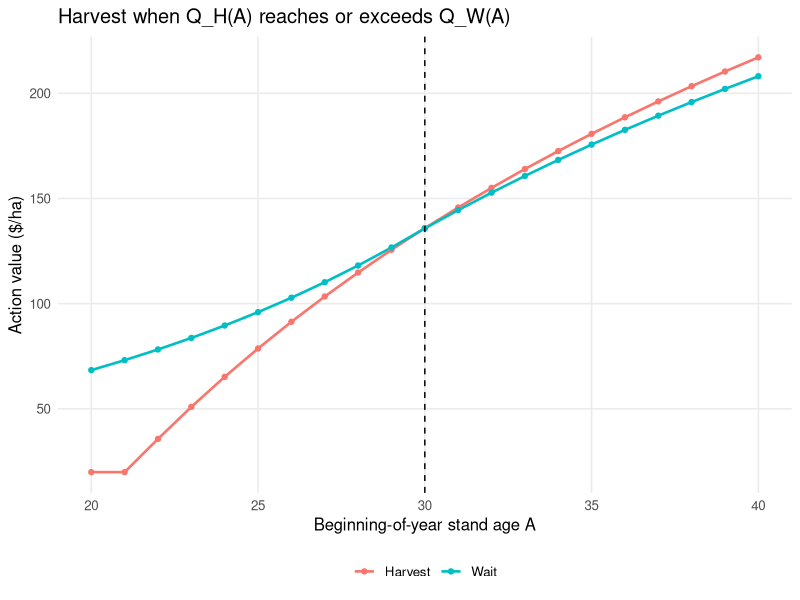
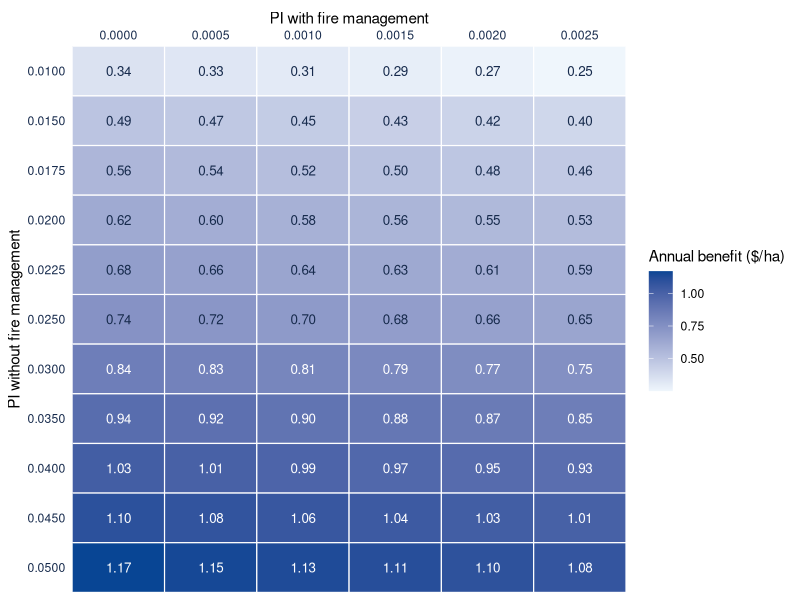
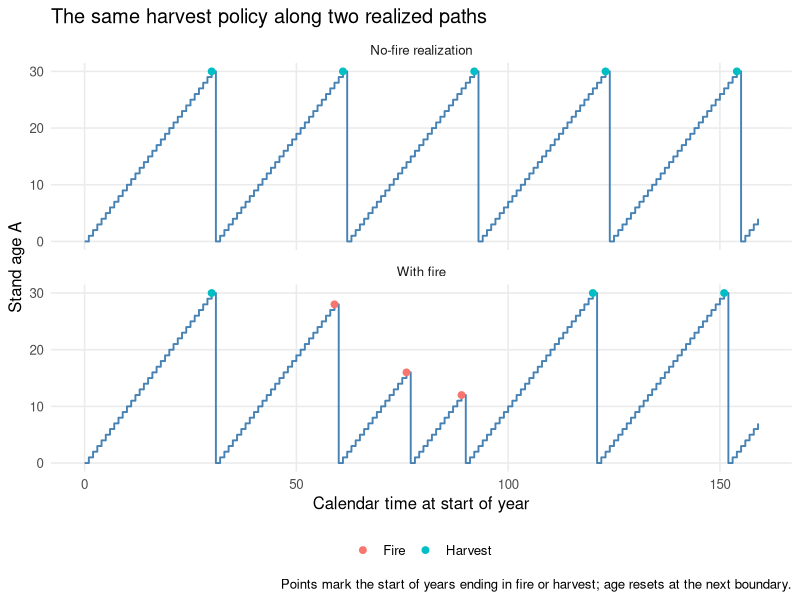
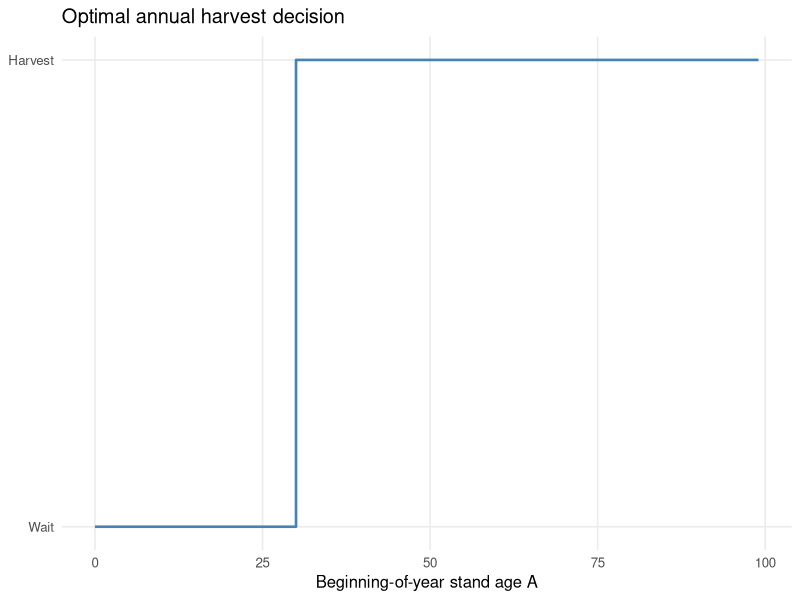
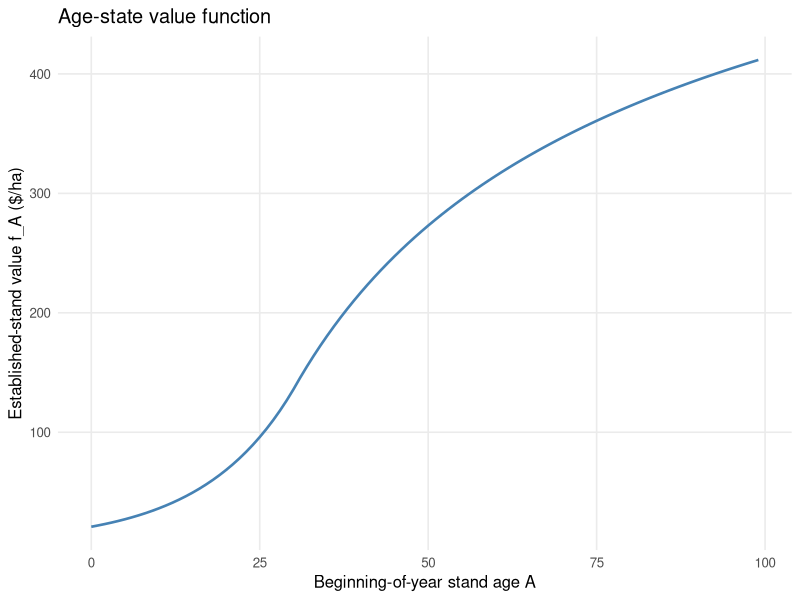

R code for these plots, in order:
# Martell (1980): stand age as the state, harvest or wait as the decision
# AREC 615. Run the numbered sections interactively in RStudio.
# Companion notes: martell.qmd. Requires ggplot2; numerical work uses base R.
# From the repository root: Rscript modules/dynamic_programming/martell_model_lab_state_age.R
# No downloads or working-directory changes are needed.
# Martell's notation: i is a PERCENT (5, not .05), alpha is the discount factor,
# PI[j]: conditional probability a stand grown for j-1 years ignites and burns
# during growing year j, with no harvesting; PIH[j]: the same with harvesting.
# P[j]: probability the stand survives years 1,...,j-1 and burns in year j.
# R[j]: net revenue received at year-end if harvested and not burned in year j.
# S[j]: net revenue received at year-end if burned and salvaged in year j.
# f: soil expectation value, the expected present value of all future stands,
# starting with bare land, under an optimal rotation policy over an infinite horizon.
# k: planned rotation interval (years); harvest occurs during growing year k.
# All money is dollars per hectare unless otherwise noted.

library(ggplot2)
make_plots <- interactive()

# 1. Martell's simplified jack pine example (p. 32) ------------------------
i <- 5
alpha <- 1 / (1 + i / 100)
N <- 100                       # maximum allowable rotation (years); within yield-curve range
j <- seq_len(N)                 # growing year, starting at 1
A <- 0:(N - 1)                  # completed age at START of that year: A = j - 1
v <- 2                         # net return per cubic metre of wood ($/m^3)
C <- 0                         # cost of planting the stand, paid at each cycle's start
PI <- 0.025                    # baseline: one of Martell's Table 1 scenarios
PIH <- PI                      # same risk during a harvest year
S <- rep(0, N)                  # S[j] = net revenue if burned and salvaged during year j

# GMV: gross merchantable volume (cubic metres per hectare); A: age (years).
GMV <- function(A) {
  stopifnot(all(is.finite(A)), all(A >= 0 & A <= 100))
  volume <- numeric(length(A))
  positive <- A > 22
  volume[positive] <- 397.49 - 1865.5 * A[positive]^(-0.5)
  volume
}
R <- v * GMV(j)                # R[j]: net revenue if harvested and not burned during year j
# Note the indexing: beginning age 30 -> growing year 31 -> net harvest revenue R[31].
# For ages <=22 use Martell's explicit zero-volume convention, not extrapolation.
stopifnot(alpha > 0, alpha < 1, N >= 2, N <= 100)

hazard_vector <- function(x, N) {
  stopifnot(length(x) %in% c(1L, N), all(is.finite(x)), all(x >= 0 & x <= 1))
  rep(x, length.out = N)
}

# 2. Stand age as the state: harvest or wait each year ---------------------
# f_A[A+1] is the value of an ALREADY PLANTED stand at beginning age A.
# Bare-land value is f = f_A[1] - C. Avoid charging C twice at a reset.
# Harvest: burn -> S[j]; survive -> R[j]; both reset to bare land next year.
# Wait: burn -> S[j] and reset; survive -> beginning age A+1 next year.
# All year-end net revenues and reset values are discounted by alpha. Harvest is mandatory
# in growing year N, matching the rotation search's maximum admissible k=N.
age_actions <- function(f_A, R, S, C, alpha, PI, PIH) {
  N <- length(R)
  f <- f_A[1] - C
  Q_H <- alpha * ((1 - PIH) * R + PIH * S + f)
  Q_W <- rep(-Inf, N)           # waiting not admissible at A=N-1
  jj <- seq_len(N - 1)
  Q_W[jj] <- alpha * ((1 - PI[jj]) * f_A[jj + 1] + PI[jj] * (S[jj] + f))
  list(Q_H = Q_H, Q_W = Q_W)
}
solve_age <- function(R, S, C, alpha, PI, PIH = PI, tol = 1e-10,
                      max_iter = 10000) {
  N <- length(R)
  stopifnot(N >= 2, length(S) == N, length(C) == 1, C >= 0,
            all(is.finite(c(R, S, C))), alpha > 0, alpha < 1, tol > 0)
  PI <- hazard_vector(PI, N)
  PIH <- hazard_vector(PIH, N)
  f_A <- numeric(N)
  changes <- numeric(max_iter)
  for (iter in seq_len(max_iter)) {
    Q <- age_actions(f_A, R, S, C, alpha, PI, PIH)
    f_new <- pmax(Q$Q_H, Q$Q_W)
    changes[iter] <- max(abs(f_new - f_A))
    f_A <- f_new
    if (changes[iter] < tol) break
  }
  if (changes[iter] >= tol) stop("Age-state iteration did not converge.")
  # Recover decisions from the FINAL value, not the penultimate iteration.
  Q <- age_actions(f_A, R, S, C, alpha, PI, PIH)
  u <- as.integer(Q$Q_H >= Q$Q_W)  # harvest on exact ties
  residual <- max(abs(pmax(Q$Q_H, Q$Q_W) - f_A))
  list(A = 0:(N - 1), f_A = f_A, f = f_A[1] - C, u = u,
       Q_H = Q$Q_H, Q_W = Q$Q_W,
       k_star = which(u == 1)[1], iter = iter,
       residual = residual, error_bound = residual / (1 - alpha),
       changes = changes[seq_len(iter)])
}
age <- solve_age(R, S, C, alpha, PI, PIH)
f_A <- age$f_A
u <- age$u
Q_H <- age$Q_H
Q_W <- age$Q_W
k_star <- age$k_star
f <- age$f
cat(sprintf("Age-state solution: k* = %d growing years; f = %.6f $/ha.\n", k_star, f))
cat(sprintf("DP: %d iterations; Bellman residual %.3g; value-error bound %.3g.\n",
            age$iter, age$residual, age$error_bound))
stopifnot(age$residual < 1e-10, tail(u, 1) == 1)
# PAUSE: k*=31 means choose harvest at beginning age A=30, not age 31.
# Starting from a planted stand, the first harvest state determines the planned
# rotation. Do not assume arbitrary extensions give a monotone policy at ALL ages.

# 3. Reproduce Table 1 at every fire probability --
PI_table <- c(0, .0005, .001, .0015, .002, .0025, .01, .015, .0175,
              .02, .0225, .025, .03, .035, .04, .045, .05)
Martell_f <- c(36.47, 36.07, 35.68, 35.28, 34.89, 34.51, 29.24, 26.17,
               24.76, 23.42, 22.14, 20.93, 18.73, 16.72, 14.94, 13.35, 11.89)
Martell_k <- c(rep(34, 6), 33, rep(32, 4), rep(31, 3), rep(30, 3))
# Explicit original-paper inputs: Table 1 stays a replication if students change
# their baseline parameters in section 1. Use a separate experiment for extensions.
R_paper <- 2 * GMV(seq_len(100))
S_paper <- rep(0, 100)
alpha_paper <- 1 / 1.05
table1 <- do.call(rbind, lapply(PI_table, function(PI) {
  dp <- solve_age(R_paper, S_paper, 0, alpha_paper, PI)
  data.frame(PI = PI, f = dp$f, k_star = dp$k_star)
}))
table1$Martell_f <- Martell_f
table1$Martell_k <- Martell_k
table1$difference <- table1$f - table1$Martell_f
# Two Table 1 values differ by one cent after rounding; retain the printed
# inputs and report the differences instead of tuning the yield curve.
print(table1, digits = 6, row.names = FALSE)
stopifnot(max(abs(table1$f - Martell_f)) < .01, all(table1$k_star == Martell_k))

# 4. Reproduce Table 2: annual timber benefits of fire management ----------
# B: annual fire management expenditure, dollars per unit area (here per hectare).
# f(B): soil expectation value given expenditure B and an optimal rotation policy.
# EPV(B): expected present value of fire management activities = f(B)-f(0).
# A(B): equivalent average annual return = (1-alpha)*EPV(B).
# Here f(0) means ZERO MANAGEMENT SPENDING, not necessarily zero fire risk.
# A(B) is a return FUNCTION; A alone remains stand age.
# Annual benefits/payments are at the START of each year, including today.
PI_without <- PI_table[PI_table >= .01]
PI_with <- c(0, .0005, .001, .0015, .002, .0025)
f_with <- table1$f[match(PI_with, table1$PI)]
f_without <- table1$f[match(PI_without, table1$PI)]
A_B <- (1 - alpha_paper) * outer(f_without, f_with, function(x, y) y - x)
dimnames(A_B) <- list(sprintf("%.4f", PI_without), sprintf("%.4f", PI_with))
print(round(A_B, 2))

# Keep Table 2's row/column order and show its values on a common color scale.
benefit_data <- expand.grid(PI_without = rownames(A_B), PI_with = colnames(A_B),
                            stringsAsFactors = FALSE)
benefit_data$A_B <- as.vector(A_B)
benefit_data$PI_without <- factor(benefit_data$PI_without,
                                  levels = rev(rownames(A_B)))
benefit_data$PI_with <- factor(benefit_data$PI_with, levels = colnames(A_B))
benefit_plot <- ggplot(benefit_data, aes(PI_with, PI_without, fill = A_B)) +
  geom_tile(color = "white", linewidth = .4) +
  geom_text(aes(label = sprintf("%.2f", A_B),
                color = A_B >= .75), size = 3.4, show.legend = FALSE) +
  scale_color_manual(values = c("FALSE" = "#172B4D", "TRUE" = "white")) +
  scale_fill_gradient(low = "#EFF6FC", high = "#084594",
                      name = "Annual benefit ($/ha)") +
  scale_x_discrete(position = "top", expand = c(0, 0)) +
  scale_y_discrete(expand = c(0, 0)) +
  labs(x = "PI with fire management", y = "PI without fire management") +
  theme_minimal(base_size = 11) +
  theme(panel.grid = element_blank(), legend.position = "right",
        axis.text = element_text(color = "#172B4D"),
        axis.ticks = element_blank())
if (make_plots) print(benefit_plot)
Martell_A_B <- rbind(
  c(.34,.33,.31,.29,.27,.25), c(.49,.47,.45,.43,.42,.40),
  c(.56,.54,.52,.50,.48,.46), c(.62,.60,.58,.56,.55,.53),
  c(.68,.66,.64,.63,.61,.59), c(.74,.72,.70,.68,.66,.65),
  c(.84,.83,.81,.79,.77,.75), c(.94,.92,.91,.89,.87,.85),
  c(1.02,1.01,.99,.97,.95,.93), c(1.10,1.08,1.06,1.05,1.03,1.01),
  c(1.17,1.15,1.13,1.11,1.09,1.08))
stopifnot(max(abs(A_B - Martell_A_B)) < .01)
B <- 0.48                      # Martell's illustrative annual fire management expenditure
EPV_B <- table1$f[match(.0015, table1$PI)] - table1$f[match(.025, table1$PI)]
protection_example <- data.frame(EPV_B = EPV_B, A_B = (1-alpha_paper)*EPV_B,
                                 B = B, annual_net_benefit = (1-alpha_paper)*EPV_B-B)
print(protection_example)

# 5. Simulate the annual harvest policy -----------------------------------
# This simulation uses the section 1 parameters and the solved annual policy.
# 'no_fire' illustrates the planned cycle, NOT a reoptimization at PI=0.
simulate_policy <- function(u, R, S, C, PI, PIH, years = 160, no_fire = FALSE) {
  N <- length(u)
  PI <- hazard_vector(PI, N)
  PIH <- hazard_vector(PIH, N)
  A <- 0
  out <- vector("list", years)
  for (t in seq_len(years)) {
    j <- A + 1
    harvest <- u[j] == 1
    probability <- if (harvest) PIH[j] else PI[j]
    burns <- if (no_fire) FALSE else runif(1) < probability
    revenue <- if (burns) S[j] else if (harvest) R[j] else 0
    reset <- harvest || burns
    A_next <- if (reset) 0 else A + 1
    out[[t]] <- data.frame(t = t, A = A, u = u[j], burns = burns,
                           revenue = revenue, A_next = A_next,
                           planting_next = if (reset) C else 0,
                           event = if (burns) "Fire" else if (harvest) "Harvest" else "Wait")
    A <- A_next
  }
  do.call(rbind, out)
}
set.seed(1980)
path <- simulate_policy(u, R, S, C, PI, PIH)
planned_path <- simulate_policy(u, R, S, C, PI, PIH, no_fire = TRUE)
print(subset(path, event != "Wait"), row.names = FALSE)
# Initial planting cost C occurs at time 0; planting_next is paid at time t,
# the same boundary as year t's revenue and the start of year t+1.

# 6. Plot the annual solution -------------------------------------------
plot_theme <- theme_minimal(base_size = 12) +
  theme(panel.grid.minor = element_blank(), legend.position = "bottom")
age_data <- data.frame(A = A, f_A = f_A, u = u, Q_H = Q_H, Q_W = Q_W)
value_plot <- ggplot(age_data, aes(A, f_A)) +
  geom_line(color = "steelblue", linewidth = .9) +
  labs(x = "Beginning-of-year stand age A", y = "Established-stand value f_A ($/ha)",
       title = "Age-state value function") + plot_theme
# Focus near the decision boundary; exclude forced-harvest N where Q_W=-Inf.
action_data <- rbind(data.frame(A = A, value = Q_H, action = "Harvest"),
                     data.frame(A = A, value = Q_W, action = "Wait"))
action_data <- subset(action_data, is.finite(value) & abs(A - (k_star - 1)) <= 10)
action_plot <- ggplot(action_data, aes(A, value, color = action)) +
  geom_line(linewidth = .9) + geom_point(size = 1.5) +
  geom_vline(xintercept = k_star - 1, linetype = "dashed") +
  labs(x = "Beginning-of-year stand age A", y = "Action value ($/ha)",
       title = "Harvest when Q_H(A) reaches or exceeds Q_W(A)", color = NULL) + plot_theme
policy_plot <- ggplot(age_data, aes(A, u)) +
  geom_step(color = "steelblue", linewidth = .9) +
  scale_y_continuous(breaks = c(0, 1), labels = c("Wait", "Harvest")) +
  labs(x = "Beginning-of-year stand age A", y = NULL,
       title = "Optimal annual harvest decision") + plot_theme
path_data <- rbind(transform(path, scenario = "With fire"),
                   transform(planned_path, scenario = "No-fire realization"))
path_plot <- ggplot(path_data, aes(t - 1, A)) +
  geom_step(color = "steelblue", linewidth = .65) +
  geom_point(data = subset(path_data, event != "Wait"), aes(color = event), size = 2) +
  facet_wrap(~scenario, ncol = 1) +
  labs(x = "Calendar time at start of year", y = "Stand age A", color = NULL,
       title = "The same harvest policy along two realized paths",
       caption = "Points mark the start of years ending in fire or harvest; age resets at the next boundary.") + plot_theme
if (make_plots) {
  print(value_plot)
  print(action_plot)
  print(policy_plot)
  print(path_plot)
}

# 7. Independent validation of the annual policy --------------------------
# Evaluate the recovered policy by solving a linear system, not by iterating.
# For planted states: f_A = alpha * (expected net revenue - reset cost + M f_A).
# Each row of M is a probability distribution over next year's planted ages.
PI_check <- hazard_vector(PI, N)
PIH_check <- hazard_vector(PIH, N)
M <- matrix(0, N, N)
g <- numeric(N)
for (j in seq_len(N)) {
  if (u[j] == 1) {
    M[j, 1] <- 1
    g[j] <- (1 - PIH_check[j]) * R[j] + PIH_check[j] * S[j] - C
  } else {
    M[j, 1] <- PI_check[j]
    M[j, j + 1] <- 1 - PI_check[j]
    g[j] <- PI_check[j] * (S[j] - C)
  }
}
f_policy <- as.vector(solve(diag(N) - alpha * M, alpha * g))
stopifnot(max(abs(rowSums(M) - 1)) < 1e-12, max(abs(f_policy - f_A)) < 1e-7)

cat("All Table 1 rotations match and table values agree within $0.01.\n")
# Investigations: change section 1 and rerun the solution and plots.
# Tables in sections 3-4 retain the original-paper inputs for replication.
# 1. Raise C or allow S[j]>0. Explain how these change the cost of a reset.
# 2. Let PI increase with j, or make PIH>PI. Does harvesting still avoid risk?
# 3. Raise i (in percent). Compare both k* and f, not just the policy.
